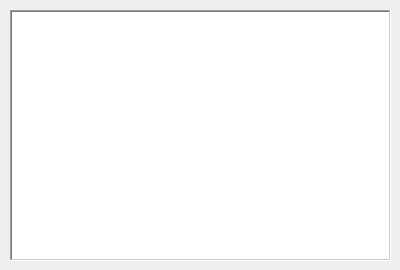
<?xml version="1.0" encoding="UTF-8"?>
<ui version="4.0">
 <class>Dialog</class>
 <widget class="QDialog" name="Dialog">
  <property name="geometry">
   <rect>
    <x>0</x>
    <y>0</y>
    <width>400</width>
    <height>270</height>
   </rect>
  </property>
  <property name="minimumSize">
   <size>
    <width>400</width>
    <height>270</height>
   </size>
  </property>
  <property name="maximumSize">
   <size>
    <width>400</width>
    <height>270</height>
   </size>
  </property>
  <property name="windowTitle">
   <string>Electra - IDs &amp; API Keys</string>
  </property>
  <property name="windowIcon">
   <iconset>
    <normaloff>../Images/Icon.png</normaloff>../Images/Icon.png</iconset>
  </property>
  <property name="sizeGripEnabled">
   <bool>false</bool>
  </property>
  <property name="modal">
   <bool>true</bool>
  </property>
  <widget class="QTextEdit" name="InfoTextbox">
   <property name="geometry">
    <rect>
     <x>10</x>
     <y>10</y>
     <width>381</width>
     <height>251</height>
    </rect>
   </property>
   <property name="frameShape">
    <enum>QFrame::WinPanel</enum>
   </property>
   <property name="frameShadow">
    <enum>QFrame::Sunken</enum>
   </property>
   <property name="horizontalScrollBarPolicy">
    <enum>Qt::ScrollBarAlwaysOff</enum>
   </property>
   <property name="autoFormatting">
    <set>QTextEdit::AutoBulletList</set>
   </property>
   <property name="tabChangesFocus">
    <bool>true</bool>
   </property>
   <property name="lineWrapMode">
    <enum>QTextEdit::WidgetWidth</enum>
   </property>
   <property name="lineWrapColumnOrWidth">
    <number>0</number>
   </property>
   <property name="readOnly">
    <bool>true</bool>
   </property>
   <property name="tabStopWidth">
    <number>80</number>
   </property>
   <property name="acceptRichText">
    <bool>true</bool>
   </property>
   <property name="cursorWidth">
    <number>1</number>
   </property>
   <property name="textInteractionFlags">
    <set>Qt::LinksAccessibleByKeyboard|Qt::LinksAccessibleByMouse|Qt::TextBrowserInteraction|Qt::TextSelectableByKeyboard|Qt::TextSelectableByMouse</set>
   </property>
  </widget>
 </widget>
 <resources/>
 <connections/>
</ui>
